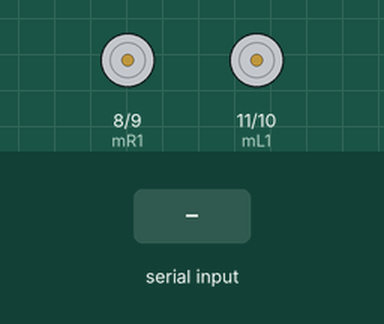
This sketch was run on a simulated Arduino Uno, built with avr-gcc and run on an emulated ATmega328P. On the bench: motor-driver pin pairs drawn as motors (green arrow = first pin HIGH = forward, orange = second pin HIGH = backward, longer = more drive). The inputs (shaded band) are chosen by the test bench. What the sketch prints to the serial monitor is not drawn.

Above: at 1.2 s.
1.3 s: "F" received over Serial
At 2.5 s:
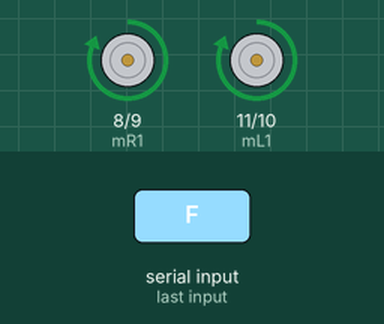
2.8 s: "B" received over Serial
At 3.7 s:
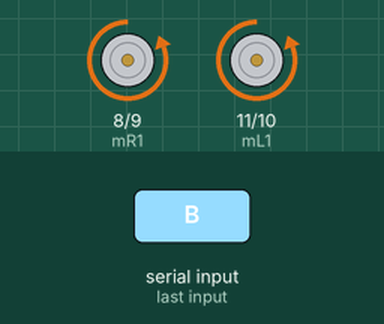
4.3 s: "R" received over Serial
At 4.9 s:
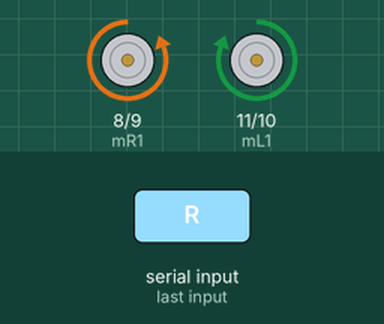
5.8 s: "L" received over Serial
At 7.2 s:
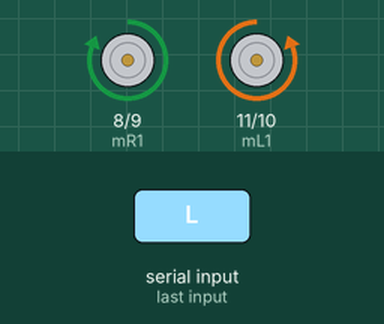
Timing chart, 0 to 8.3 s (numbered marks = the images above; inputs shaded):
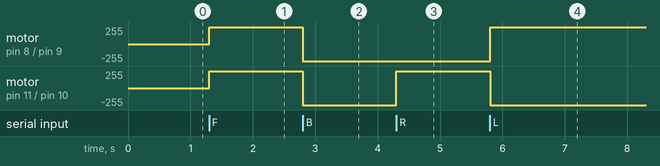

Measured:
- after the input at 1.3 s, motor on pin 8 (mR1) / pin 9 (mR2), motor on pin 11 (mL1) / pin 10 (mL2): stopped → forward 255/255 at once
- after the input at 2.8 s, motor on pin 8 (mR1) / pin 9 (mR2), motor on pin 11 (mL1) / pin 10 (mL2): forward 255/255 → backward 255/255 at once
- after the input at 4.3 s, motor on pin 11 (mL1) / pin 10 (mL2): backward 255/255 → forward 255/255 at once
- after the input at 5.8 s, motor on pin 8 (mR1) / pin 9 (mR2): backward 255/255 → forward 255/255 at once; motor on pin 11 (mL1) / pin 10 (mL2): forward 255/255 → backward 255/255 at once

The sketch:

code_without_status.ino
```cpp
//our variable where bluetooth data is received and stored
char data;

//right motor
int mR1 = 8;
int mR2 = 9;

//left motor
int mL1 = 11;
int mL2 = 10;


void setup() {
  // begin the communication between arduino and bluetooth module
  Serial.begin(9600);

  //right motor
  pinMode(mR1, OUTPUT);
  pinMode(mR2, OUTPUT);

  //left motor
  pinMode(mL1, OUTPUT);
  pinMode(mL2, OUTPUT);

}

void Stop() {

  //right motor
  digitalWrite(mR1, LOW); //MOTOR STOPS
  digitalWrite(mR2, LOW);

  //left motor
  digitalWrite(mL1, LOW); //MOTOR STOPS
  digitalWrite(mL2, LOW);
}

void Forward() {

  //right motor
  digitalWrite(mR1, HIGH); //FORWARD
  digitalWrite(mR2, LOW);

  //left motor
  digitalWrite(mL1, HIGH); //FORWARD
  digitalWrite(mL2, LOW);

}
void Backward() {
  //right motor
  digitalWrite(mR1, LOW); //BACKWARD
  digitalWrite(mR2, HIGH);

  //left motor
  digitalWrite(mL1, LOW); //BACKWARD
  digitalWrite(mL2, HIGH);
}
void Left() {
  //right motor
  digitalWrite(mR1, HIGH); //FORWARD
  digitalWrite(mR2, LOW);

  //left motor
  digitalWrite(mL1, LOW); //BACKWARD
  digitalWrite(mL2, HIGH);
}
void Right() {
  //right motor
  digitalWrite(mR1, LOW); //BACKWARD
  digitalWrite(mR2, HIGH);

  //left motor
  digitalWrite(mL1, HIGH); //FORWARD
  digitalWrite(mL2, LOW);
}

void loop() {
  if (Serial.available()) {
    data = Serial.read();
    Serial.write(data);
  }

  switch (data) {
    case 'F':
      Forward();
      break;

    case 'B':
      Backward();
      break;

    case 'R':
      Right();
      break;

    case 'L':
      Left();
      break;
    case 'S':
      Stop();
      break;
  }
}
```
